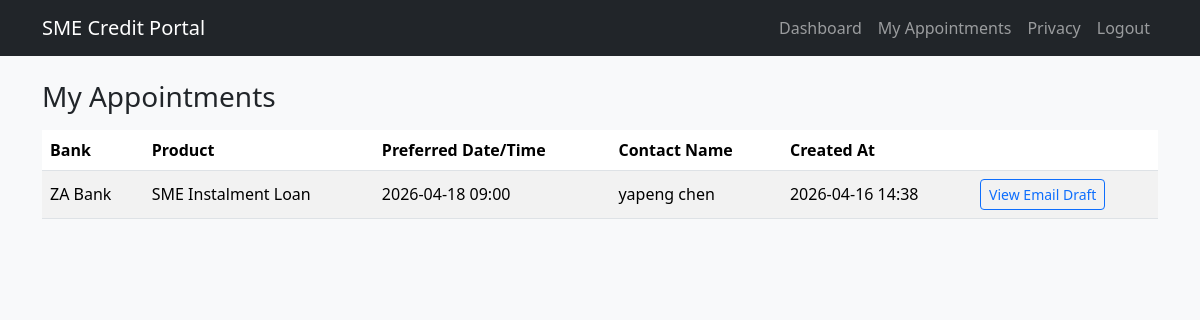
The app's page /appointment/my (signed in) with its own data.
### models.py (models this page shows)
class Appointment(db.Model):
    id = db.Column(db.Integer, primary_key=True)
    user_id = db.Column(db.Integer, db.ForeignKey("user.id"), nullable=False)
    product_id = db.Column(db.Integer, db.ForeignKey("loan_product.id"), nullable=False)
    contact_name = db.Column(db.String(100), nullable=False)
    contact_phone = db.Column(db.String(20), nullable=False)
    preferred_date = db.Column(db.Date, nullable=False)
    preferred_time = db.Column(db.Time, nullable=False)
    message = db.Column(db.Text)
    email_content = db.Column(db.Text)
    created_at = db.Column(db.DateTime, default=datetime.utcnow)

class LoanProduct(db.Model):
    id = db.Column(db.Integer, primary_key=True)
    name = db.Column(db.String(100), nullable=False)
    bank_name = db.Column(db.String(100), nullable=False)
    min_credit_score = db.Column(db.Integer, nullable=False)
    allowed_risk_levels = db.Column(db.String(20))
    min_established_years = db.Column(db.Integer)
    min_annual_revenue = db.Column(db.Integer)
    require_collateral = db.Column(db.Boolean)
    allowed_industries = db.Column(db.String(200))
    max_debt_ratio = db.Column(db.Float)
    require_no_serious_default = db.Column(db.Boolean)
    max_amount = db.Column(db.Integer, nullable=False)
    min_interest_rate = db.Column(db.Float, nullable=False)
    max_interest_rate = db.Column(db.Float, nullable=False)
    term_months = db.Column(db.String(50))
    compliance_note = db.Column(db.Text)
    product_disclaimer = db.Column(db.Text)
    appointments = db.relationship("Appointment", backref="product", lazy=True)

### routes/appointments.py (the view)
@appointments_bp.route("/my", methods=["GET"])
@login_required
def my_appointments():
    appointments = (
        Appointment.query.filter_by(user_id=current_user.id)
        .order_by(Appointment.created_at.desc())
        .all()
    )
    return render_template("appointments/my_appointments.html", appointments=appointments)

### templates/appointments/my_appointments.html (shortened to what this page needs)
{% extends "base.html" %}
{% block content %}
<h3 class="mb-3">My Appointments</h3>
<div class="table-responsive">
    <table class="table table-striped align-middle">
        <thead>
        <tr>
            <th>Bank</th>
            <th>Product</th>
            <th>Preferred Date/Time</th>
            <th>Contact Name</th>
            <th>Created At</th>
            <th></th>
        </tr>
        </thead>
        <tbody>
        {% for appt in appointments %}
        <tr>
            <td>{{ appt.product.bank_name }}</td>
            <td>{{ appt.product.name }}</td>
            <td>{{ appt.preferred_date.strftime('%Y-%m-%d') }} {{ appt.preferred_time.strftime('%H:%M') }}</td>
            <td>{{ appt.contact_name }}</td>
            <td>{{ appt.created_at.strftime('%Y-%m-%d %H:%M') }}</td>
            <td>
                <a class="btn btn-sm btn-outline-primary" href="{{ url_for('appointments.view_appointment', appointment_id=appt.id) }}">
                    View Email Draft
                </a>
            </td>
        </tr>
        {% else %}
        <tr>
            <td colspan="6" class="text-center text-muted">No appointments yet.</td>
        </tr>
        {% endfor %}
        </tbody>
    </table>
</div>
{% endblock %}

### static/css/custom.css (style rules this page uses)
body { background-color: #f8f9fa; }

### records on screen
Appointment: product.bank_name "ZA Bank", product.name "SME Instalment Loan", preferred_date "2026-04-18", preferred_time "09:00", contact_name "yapeng chen", created_at "2026-04-16 14:38"
